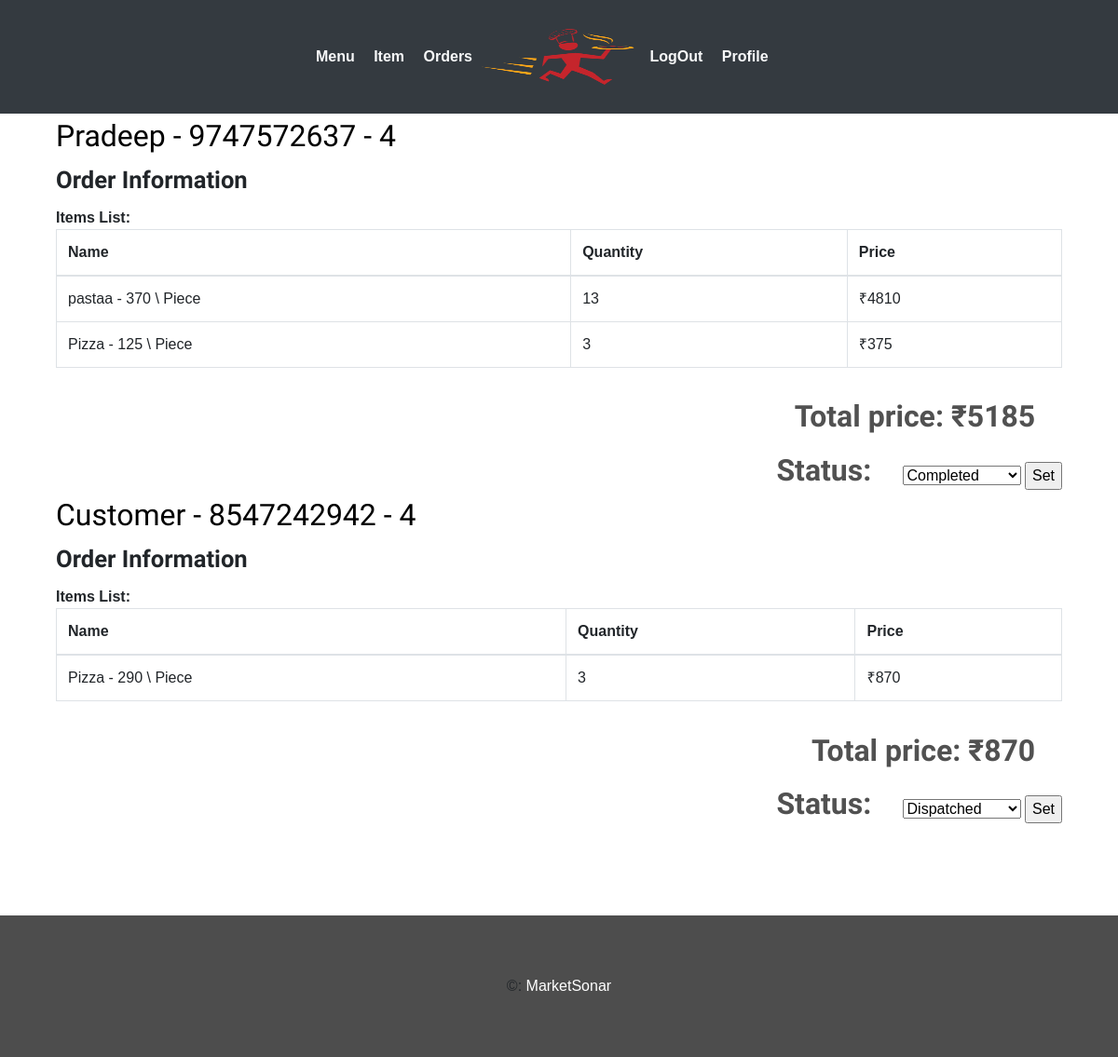
The app's page /food/restaurant/orderlist/ (signed in) with its own data.
### webapp/models.py (models this page shows, shortened)
class Customer(models.Model):
	user 		= models.OneToOneField(settings.AUTH_USER_MODEL,on_delete=models.CASCADE)
	f_name   	= models.CharField(max_length=20,blank=False,verbose_name='First Name')
	l_name		= models.CharField(max_length=20,blank=False,verbose_name='Last Name')
	phone 		= models.IntegerField(blank=False,unique=True,verbose_name='Mobile')

class Menu(models.Model):
	id 		 = models.AutoField(primary_key=True)
	item_id  = models.ForeignKey(Item,on_delete=models.CASCADE,verbose_name='Item Name')
	r_id     = models.ForeignKey(Restaurant,on_delete=models.CASCADE,verbose_name='Restaurant')
	price    = models.IntegerField(blank=False)
	quantity = models.IntegerField(blank=False,default=0)
	def __str__(self):
		return self.item_id.fname+'   - '+str(self.price)+'\t \ Piece'

class Item(models.Model):
	id 			= models.AutoField(primary_key=True)
	fname 		= models.CharField(max_length=30,blank=False,unique=True,verbose_name='Item')
	category 	= models.CharField(max_length=50,blank=False)
	rid			= models.IntegerField(null=False,default=-1,verbose_name='Restaurant')
	img			=models.ImageField(blank=False)

### webapp/views.py (the view, shortened to what this page needs)
# urls.py: path('restaurant/orderlist/',views.orderlist,name='orderlist'),
@login_required(login_url='/login/restaurant/')
def orderlist(request):
	if request.user.is_restaurant==False:
		return redirect('food:logout')
	orders = Order.objects.filter(r_id=request.user.restaurant.id).order_by('-timestamp')
	corders = []
	for order in orders:
		user = User.objects.filter(id=order.orderedBy.id)
		user = user[0]
		print(user.customer.f_name)
		corder = []
		if user.is_restaurant:
			corder.append(user.restaurant.rname)
			corder.append(user.restaurant.info)
		else:
			corder.append(user.customer.f_name)
			corder.append(user.customer.phone)
		items_list = orderItem.objects.filter(ord_id=order)
		items = []
		for item in items_list:
			citem = []
			citem.append(item.item_id)
			citem.append(item.quantity)
			menu = Menu.objects.filter(id=item.item_id.id)
			citem.append(menu[0].price*item.quantity)
			menu = 0
			items.append(citem)
		corder.append(items)
		corder.append(order.total_amount)
		corder.append(order.id)
		x = order.status
		if x == Order.ORDER_STATE_WAITING:
		    continue
		elif x == Order.ORDER_STATE_PLACED:
		    x = 1
		elif x == Order.ORDER_STATE_ACKNOWLEDGED:
			x = 2
		elif x == Order.ORDER_STATE_COMPLETED:
			x = 3
		elif x == Order.ORDER_STATE_DISPATCHED:
			x = 4
		elif x == Order.ORDER_STATE_CANCELLED:
			x = 5
		else:
			continue
		corder.append(x)
		corder.append(order.delivery_addr)
		corders.append(corder)
	context = {
		"orders" : corders,
	}
	return render(request,"webapp/order-list.html",context)

### webapp/templates/webapp/order-list.html (shortened to what this page needs)
{% extends 'webapp/base2.html' %}
{% block body %}
{% for order in orders %}
            <div class="container">
                    <div class="col-md-12 restaurent-title">
                        <div class="logo-title" style="border: 0;">
                            <h4>{{order.0}} - {{order.1}} - {{order.6}}</h4>
                        </div>
                    </div>
                    <div class="col-md-12 order-form-grid  wow fadeInLeft">
                        <h5>Order Information</h5>
                        <span>Items List:</span>
                        <div>
                            <table class="table table-hover table-bordered">
                                <thead>
                                    <th>
                                        Name
                                    </th>
                                    <th>
                                        Quantity
                                    </th>
                                    <th>
                                        Price
                                    </th>
                                </thead>
                                {% for x in order.2 %}
                                    <tr><td>{{x.0}}</td><td>{{x.1}}</td><td>&#x20b9;{{x.2}}</td></tr>
                                {% endfor %}
                            </table>
                        </div>
                    </div>
                    <div class="col-md-12 buy"  style="display: inline-block;">
                        <form action="" method="POST">{% csrf_token %}
                        <span>Total price: &#x20b9;{{order.3}}</span>
                        <span  style="display: inline;">Status:</span>
                        <select name="orderstatus">
                            {% if order.5 == 3 %}
                            <option value="3" selected>Completed</option>
                            {% endif %}
                            {% if order.5 == 4 %}
                            <option value="4" selected>Dispatched</option>
                            {% endif %}
                        </select>
                        <input type="submit" value="Set" name="submit"/>
                        </form>
                    </div>
        </div>
{% endfor %}
{% endblock %}

### webapp/static/webapp/css/style.css (style rules this page uses)
body { padding:0; margin:0; font-family: 'Source Sans Pro', sans-serif; }
input[type="button"],input[type="submit"] { transition:0.5s all; -webkit-transition:0.5s all; -moz-transition:0.5s all; -o-transition:0.5s all; -ms-transition:0.5s all; }
h1,h2,h3,h4,h5,h6 { margin:0; }
.order-form-grid h5 { font-size:1.6em; font-weight:700; margin-bottom:0.5em; font-family: 'Lobster Two', cursive; }
.order-form-grid span { font-size:16px; font-weight:600; }
.restaurent-title h4 { color:#000000; font-size:2em; font-weight:500; font-family: 'Lobster Two', cursive; margin:5px 0 12px 0; }
.logo-title { border-bottom:1px dotted #000000; width: 63%; margin-bottom: 0.8em; }
.buy { text-align:right; margin-top: 0.8em; }
.buy span { color:#515151; font-size:2em; font-weight:600; display: block; margin: 0 0.9em 0.3em 0; font-family: 'Lobster Two', cursive; }

### records on screen
Customer: f_name "Pradeep"
Menu: item_id+price "pastaa - 370 \\ Piece", x "13", x "4810"
Menu: item_id+price "Pizza - 125 \\ Piece", x "3", x "375"
Customer: f_name "Customer"
Menu: item_id+price "Pizza - 290 \\ Piece", x "3", x "870"

### other values on screen
{{ order.1 }} "9747572637" "8547242942"
{{ order.6 }} "4" "4"
{{ order.3 }} "5185" "870"
